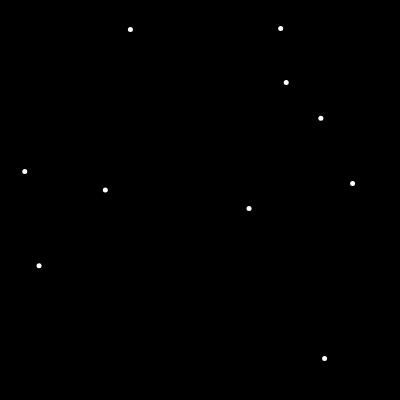
Frame 1 (no input)
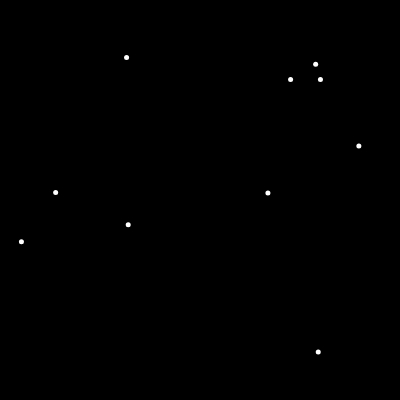
Frame 60 (no input)
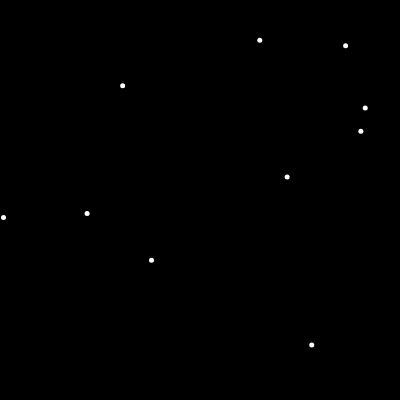
Frame 120 (the mouse pressed at the canvas centre since frame 60)

The p5.js sketch that drew these frames (run headless with seeded random() and noise() and a simulated clock; from frame 60 on, the mouse is pressed at the canvas centre):

// p5.js sketch
// ── sketch.js
// code from https://codepen.io/Mamboleoo/pen/PowKoxe

let particles = [];

class Particle {
  constructor (r) {
    this.v = createVector(random(width), random(height));
    this.r = r || random(4) + 1.5;
    this.speedX = random(-1, 1);
    this.speedY = random(-1, 1);
  }
  update () {
    this.v.x += this.speedX;
    this.v.y += this.speedY;
  }
  walls () {
    if (this.v.x <= -this.r) {
      this.v.x = width;
    } else if (this.v.x >= width + this.r) {
      this.v.x = -this.r;
    }
    if (this.v.y <= -this.r) {
      this.v.y = height;
    } else if (this.v.y >= height + this.r) {
      this.v.y = -this.r;
    }
  }
  draw () {
    noStroke();
    fill(255);
    circle(this.v.x, this.v.y, this.r);
  }
}

function createParticles (amount, radius) {
  particles = [];
  for (let i=0; i<amount; i++) {
    particles.push(new Particle(radius));
  }
}

function setup() {
  createCanvas(400, 400);
  createParticles(10, 5);
}

function draw() {
  background('black');
  drawParticles();
}

function drawParticles() {
  particles.forEach(p => {
    p.update();
    p.walls();
    p.draw();
  });
}
